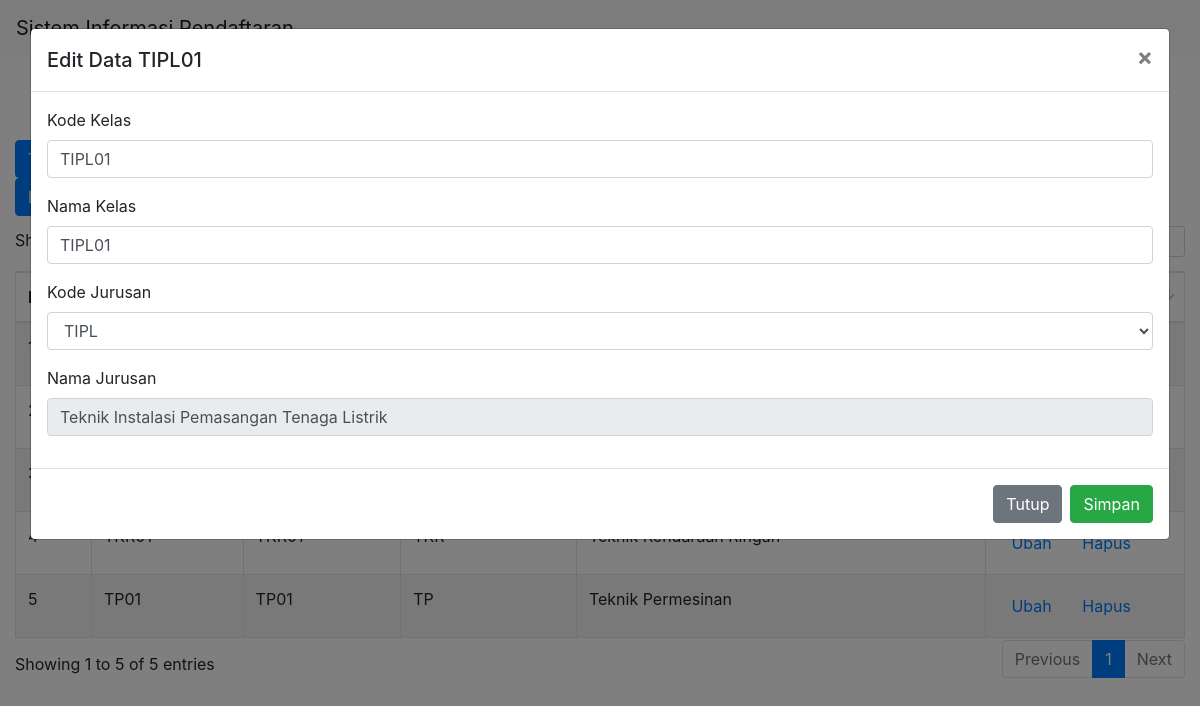
/kelas/?kodeKelas=TIPL01, run on the app's committed database.
### tables this page shows
CREATE TABLE `datakelas` (
  `kode_kelas` varchar(10) NOT NULL,
  `nama_kelas` varchar(15) DEFAULT NULL,
  `kode_jurusan` varchar(50) DEFAULT NULL,
  `nama_jurusan` varchar(50) DEFAULT NULL
);

### application/controllers/Kelas.php (called while the page is built, shortened)
<?php
class Kelas extends CI_Controller{
	function __construct(){
		$this->load->model('MJurusan');
		$this->load->model('MFormPendaftaran');
		$this->load->model('MKelas');
		$this->load->helper('url');
		$this->load->library('pdftc');
	}
	function index(){
		$data['data'] = $this->MKelas->getAll()->result();
		$data['kodeProgramKeahlian'] = $this->MJurusan->getDistinct()->result();
		$this->load->view('header');
		$this->load->view('kelas_home', $data);
		$this->load->view('footer');
	}
}

### index.php (called while the page is built, shortened)
<?php
require_once BASEPATH.'core/CodeIgniter.php';

### application/models/MKelas.php (called while the page is built, shortened)
<?php
class MKelas extends CI_Model{
	function getAll(){
		return $this->db->get('datakelas');
	}
	public function getSearch($key){
		$this->db->select('*');
		$this->db->from('datakelas');
		$this->db->where('kode_kelas', $key);
		return $this->db->get()->result();
	}
}

### application/models/MJurusan.php (called while the page is built, shortened)
<?php
class MJurusan extends CI_Model{
	function getDistinct(){
		return $this->db->query("select kode_jurusan from jurusan ");
	}
}

### application/views/kelas_home.php (the view, shortened to what this page needs)
<div class="container-fluid">
	<form target="_blank" method="GET" action="<?php echo base_url(). 'formpendaftaran/report'; ?>">
		<div class="row" style="margin-top: 10px">
			<div class="col-2" style="margin: 0; max-width: 160px;">
				<button type="button" class="btn btn-primary" data-toggle="modal" data-target="#exampleModal">Tambah Data</button>
				<a type="button" href="<?php echo base_url(). 'kelas/laporan'; ?>" class="btn btn-primary">Laporan</a>
			</div>
			<div class="col-sm-9"></div>
			</form>
		</div>
	<div class="row" style="margin-top: 10px">
		<div class="col-sm">
			<table id="example" class="table table-striped table-bordered" style="width:100%; margin-top: 10px">
		        <thead>
		            <tr>
		                <th>No</th>
		                <th>Kode Kelas</th>
		                <th>Nama Kelas</th>
		                <th>Kode Jurusan</th>
		                <th>Nama Jurusan</th>
		            </tr>
		        </thead>
		        <tbody>
		        	<?php
						$no = 1;
						foreach($data as $u){
					?>
			            <tr>
			                <td><?=$no++?></td>
			                <td><?=$u->kode_kelas?></td>
			                <td><?=$u->nama_kelas?></td>
			                <td><?=$u->kode_jurusan?></td>
			                <td><?=$u->nama_jurusan?></td>
			                <td>
			                	<a href="<?php echo base_url(). 'kelas/?kodeKelas='.$u->kode_kelas; ?>" class="btn btn-link">Ubah</a>
			                	<button onclick="confirmDelete('<?=$u->kode_kelas?>')" class="btn btn-link" data-toggle="modal" data-target="#staticBackdrop">Hapus</button>
			                </td>
			            </tr>
		            <?php
						}
					?>
		        </tbody>
		    </table>
		</div>
	</div>
	<?php
		$titleModal = "Tambah Data";
		if($this->input->get('kodeKelas') != ""){
			$titleModal = "Edit Data ".$this->input->get('kodeKelas');
			$data = $this->MKelas->getSearch($this->input->get('kodeKelas'));
		}else{
			$data[0]->kode_kelas = "";
			$data[0]->nama_kelas = "";
			$data[0]->kode_jurusan = "";
			$data[0]->nama_jurusan = "";
		}
	?>
	<form action="<?php echo base_url(). 'kelas/save'; ?>" method="post">
		<div class="modal fade" id="exampleModal" tabindex="-1" aria-labelledby="exampleModalLabel" aria-hidden="true">
		  <div class="modal-dialog modal-dialog-scrollable modal-xl">
		    <div class="modal-content">
		      <div class="modal-header">
		        <h5 class="modal-title" id="exampleModalLabel"><?=$titleModal?></h5>
		        <button type="button" class="close" data-dismiss="modal" aria-label="Close">
		          <span aria-hidden="true">&times;</span>
		        </button>
		      </div>
		      <div class="modal-body">
		      		<div class="row">
		      			<div class="col-sm">
			      			<div class="form-group">
							    <label for="kode_kelas">Kode Kelas</label>
							    <input type="text" class="form-control" id="kode_kelas" name="kode_kelas" value="<?=$data[0]->kode_kelas?>">
							</div>
							<div class="form-group">
							    <label for="nama_kelas">Nama Kelas</label>
							    <input type="text" class="form-control" id="nama_kelas" name="nama_kelas" value="<?=$data[0]->nama_kelas?>">
							</div>
							<div class="form-group">
							    <label for="kode_jurusan">Kode Jurusan</label>
							    <select class="form-control" id="kode_jurusan" name="kode_jurusan">
							      	<?php
										foreach($kodeProgramKeahlian as $n){
											if($data[0]->kode_jurusan == $n->kode_jurusan){
									?>
													<option selected="" value="<?=$n->kode_jurusan?>"><?=$n->kode_jurusan?></option>
									<?php
											}else{
												?>
													<option value="<?=$n->kode_jurusan?>"><?=$n->kode_jurusan?></option>
												<?php
											}
										}
									?>
							    </select>
						    </div>
							<div class="form-group">
							    <label for="nama_jurusan">Nama Jurusan</label>
							    <input readonly="" type="text" class="form-control" id="nama_jurusan" name="nama_jurusan" value="<?=$data[0]->nama_jurusan?>">
							</div>
		      			</div>
		      		</div>
		      </div>
		      <div class="modal-footer">
		        <button type="button" class="btn btn-secondary" data-dismiss="modal">Tutup</button>
		        <button type="submit" class="btn btn-success">Simpan</button>
		      </div>
		    </div>
		  </div>
		</div>
	</form>

### data on the page
datakelas: kode_kelas "TP01", nama_kelas "TP01", kode_jurusan "TP", nama_jurusan "Teknik Permesinan"
datakelas: kode_kelas "TIPL01", nama_kelas "TIPL01", nama_jurusan "Teknik Instalasi Pemasangan Tenaga Listrik"

### other printed values
$titleModal "Edit Data TIPL01"
form field kode_jurusan "TIPL"
